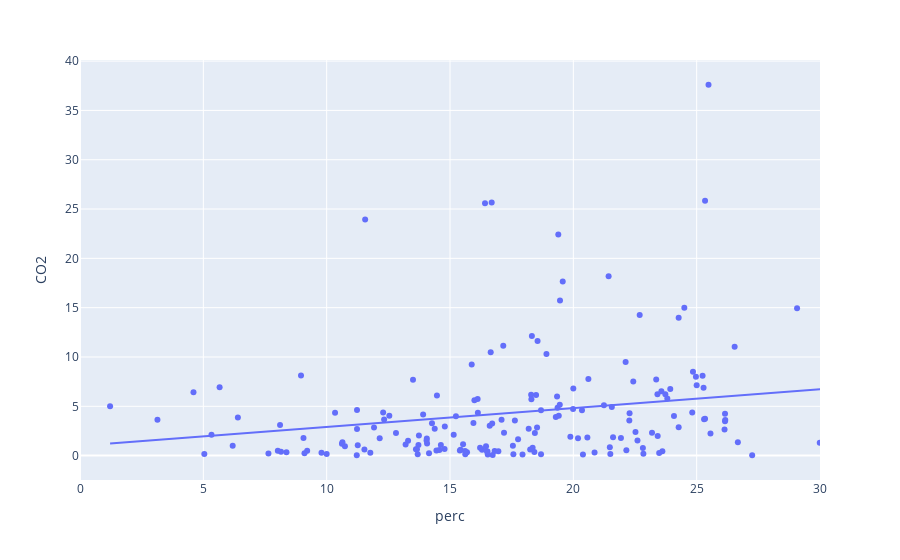
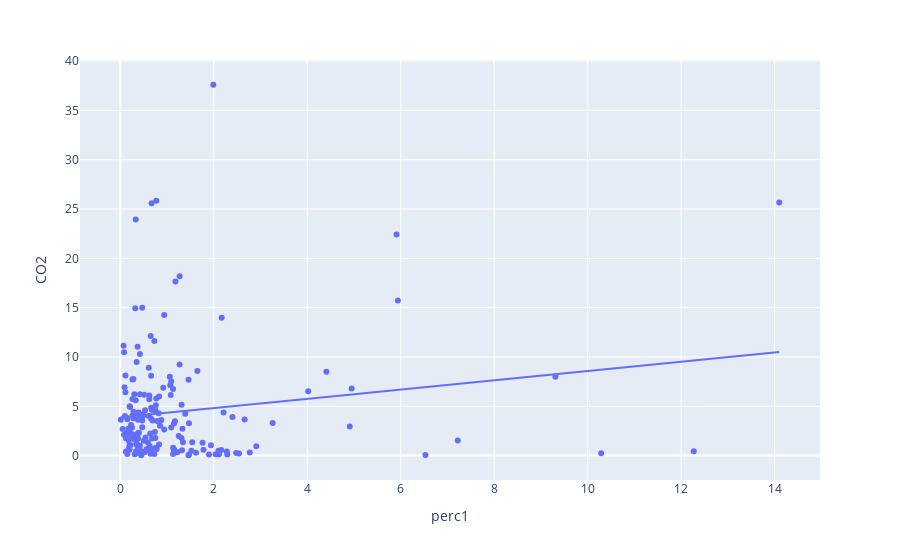

Notebook code for these charts, in order:
### Code cell
import plotly.express as px
exports = pd.read_csv("./data/exports.csv")
exports1 = pd.read_csv("./data/export1.csv")

co2_emissions_2022_df = pd.read_csv("./data/co-emissions-per-capita.csv")
co2_emissions_2022_df = co2_emissions_2022_df[co2_emissions_2022_df['Year'] == 2022]
co2_emissions_2022_df = co2_emissions_2022_df[co2_emissions_2022_df['Entity'] != "World"]
co2_emissions_2022_df = co2_emissions_2022_df.dropna(subset=['Code'])
co2_emissions_2022_df = co2_emissions_2022_df.drop('Year', axis=1)
co2_emissions_2022_df = co2_emissions_2022_df.drop('Code', axis=1)
co2_emissions_2022_df.rename(columns={"Annual CO₂ emissions (per capita)": "CO2"}, inplace=True)
co2_emissions_2022_df.index = co2_emissions_2022_df["Entity"].values
valentina_delta_mean = (co2_emissions_2022_df['CO2']-co2_emissions_2022_df["CO2"].mean())
valentina_delta_mean.index = co2_emissions_2022_df["Entity"].values
co2_emissions_2022_df = co2_emissions_2022_df.drop('Entity', axis=1)

co2_emissions_2022_df["perc"] = np.nan
co2_emissions_2022_df["perc1"] = np.nan
print(exports.head())
print(co2_emissions_2022_df.head())

for country in co2_emissions_2022_df.index:
    if country in exports["Country"].values:
        # Directly assign the value avoiding chained indexing
        export_value = exports.loc[exports["Country"] == country, "exportp"].values[0]
        co2_emissions_2022_df.loc[country, "perc"] = export_value

for country in co2_emissions_2022_df.index:
    if country in exports1["Country"].values:
        # Directly assign the value avoiding chained indexing
        export_value = exports1.loc[exports1["Country"] == country, "exportp1"].values[0]
        co2_emissions_2022_df.loc[country, "perc1"] = export_value

co2_emissions_2022_df.dropna(inplace=True)

print(co2_emissions_2022_df.head())
co2_emissions_2022_df.reset_index(inplace=True)
df_ = px.data.tips()

fig = px.scatter(co2_emissions_2022_df, x=co2_emissions_2022_df["perc"], y=co2_emissions_2022_df["CO2"],hover_name="index",trendline='ols')

fig1 = px.scatter(co2_emissions_2022_df, x=co2_emissions_2022_df["perc1"], y=co2_emissions_2022_df["CO2"],hover_name="index", trendline='ols')

# sns.regplot(data=co2_emissions_2022_df, x="perc", y="CO2")
# plt.xlim(0, 10)

# Show the plot
fig.show()
fig1.show()
print()
# print(co2_emissions_2022_df.head())

### Figure 1 — Plotly figure (JSON) as saved in the notebook; plotly's stock layout.template omitted (floating-point values rounded to 4 significant figures; data arrays with more than 128 entries replaced by an {"elided": "..."} marker saying what was removed)
{"data": [{"hovertemplate": "<b>%{hovertext}</b><br><br>perc=%{x}<br>CO2=%{y}<extra></extra>", "hovertext": {"elided": "182 str values"}, "legendgroup": "", "marker": {"color": "#636efa", "symbol": "circle"}, "mode": "markers", "name": "", "orientation": "v", "showlegend": false, "type": "scatter", "x": {"elided": "182 float values"}, "xaxis": "x", "y": {"elided": "182 float values"}, "yaxis": "y"}, {"hovertemplate": "<b>OLS trendline</b><br>CO2 = 0.190738 * perc + 1.00647<br>R<sup>2</sup>=0.052470<br><br>perc=%{x}<br>CO2=%{y} <b>(trend)</b><extra></extra>", "legendgroup": "", "marker": {"color": "#636efa", "symbol": "circle"}, "mode": "lines", "name": "", "showlegend": false, "type": "scatter", "x": {"elided": "182 float values"}, "xaxis": "x", "y": {"elided": "182 float values"}, "yaxis": "y"}], "layout": {"legend": {"tracegroupgap": 0}, "margin": {"t": 60}, "xaxis": {"anchor": "y", "domain": [0, 1], "range": [0, 30], "title": {"text": "perc"}}, "yaxis": {"anchor": "x", "domain": [0, 1], "title": {"text": "CO2"}}}}

### Figure 2 — Plotly figure (JSON) as saved in the notebook; plotly's stock layout.template omitted (floating-point values rounded to 4 significant figures; data arrays with more than 128 entries replaced by an {"elided": "..."} marker saying what was removed)
{"data": [{"hovertemplate": "<b>%{hovertext}</b><br><br>perc1=%{x}<br>CO2=%{y}<extra></extra>", "hovertext": {"elided": "182 str values"}, "legendgroup": "", "marker": {"color": "#636efa", "symbol": "circle"}, "mode": "markers", "name": "", "orientation": "v", "showlegend": false, "type": "scatter", "x": {"elided": "182 float values"}, "xaxis": "x", "y": {"elided": "182 float values"}, "yaxis": "y"}, {"hovertemplate": "<b>OLS trendline</b><br>CO2 = 0.469163 * perc1 + 3.88148<br>R<sup>2</sup>=0.026655<br><br>perc1=%{x}<br>CO2=%{y} <b>(trend)</b><extra></extra>", "legendgroup": "", "marker": {"color": "#636efa", "symbol": "circle"}, "mode": "lines", "name": "", "showlegend": false, "type": "scatter", "x": {"elided": "182 float values"}, "xaxis": "x", "y": {"elided": "182 float values"}, "yaxis": "y"}], "layout": {"legend": {"tracegroupgap": 0}, "margin": {"t": 60}, "xaxis": {"anchor": "y", "domain": [0, 1], "title": {"text": "perc1"}}, "yaxis": {"anchor": "x", "domain": [0, 1], "title": {"text": "CO2"}}}}
